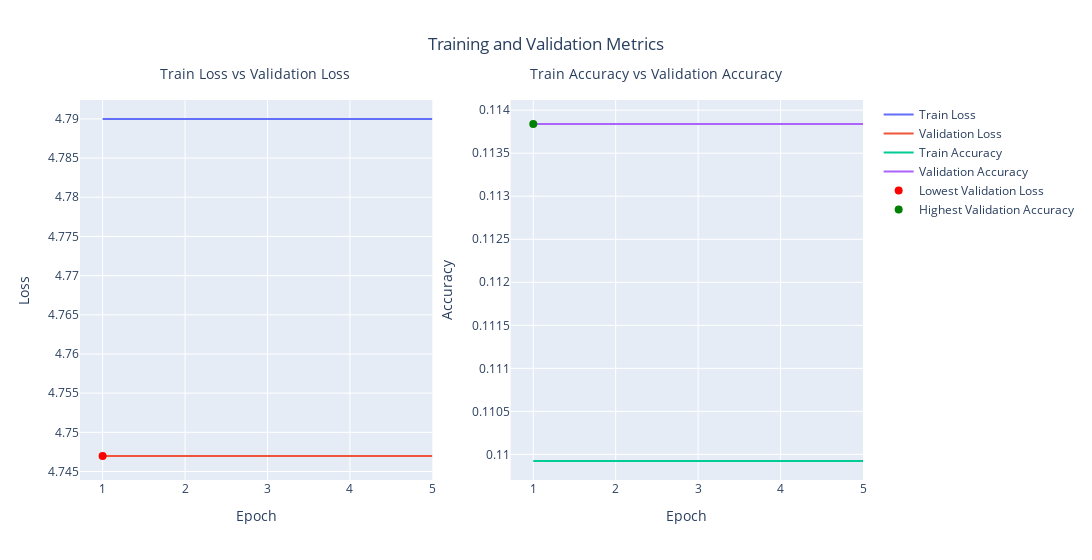

Write notebook code for a chart like this one.
### Markdown cell above
Snížení počtu vrstev malinko pomohlo, ale model je pořád naprosto nepoužitelný a vypadá to, že s tímto přístupem lokální extrém neopustím. <br>
Jako poslední možnost u základního modelu zkusím místo Relu použít sigmoidu

### Code cell
optimizer = torch.optim.SGD(model.parameters(), lr=0.1)
layers = 4
neurons = [ 100, 50, 25, 14]
actFunc = [nn.Sigmoid(),nn.Sigmoid(), nn.Sigmoid()]
model = MyNet(num_layers=layers, neurons=neurons)
train(model, loss_fn, optimizer, 5)

### Figure 1 — Plotly figure (JSON) as saved in the notebook; plotly's stock layout.template omitted (floating-point values rounded to 4 significant figures)
{"data": [{"line": {"shape": "spline"}, "mode": "lines", "name": "Train Loss", "type": "scatter", "x": [1, 2, 3, 4, 5], "xaxis": "x", "y": [4.79, 4.79, 4.79, 4.79, 4.79], "yaxis": "y"}, {"line": {"shape": "spline"}, "mode": "lines", "name": "Validation Loss", "type": "scatter", "x": [1, 2, 3, 4, 5], "xaxis": "x", "y": [4.747, 4.747, 4.747, 4.747, 4.747], "yaxis": "y"}, {"line": {"shape": "spline"}, "mode": "lines", "name": "Train Accuracy", "type": "scatter", "x": [1, 2, 3, 4, 5], "xaxis": "x2", "y": [0.1099, 0.1099, 0.1099, 0.1099, 0.1099], "yaxis": "y2"}, {"line": {"shape": "spline"}, "mode": "lines", "name": "Validation Accuracy", "type": "scatter", "x": [1, 2, 3, 4, 5], "xaxis": "x2", "y": [0.1138, 0.1138, 0.1138, 0.1138, 0.1138], "yaxis": "y2"}, {"marker": {"color": "red", "size": 8}, "mode": "markers", "name": "Lowest Validation Loss", "type": "scatter", "x": [1], "xaxis": "x", "y": [4.747], "yaxis": "y"}, {"marker": {"color": "green", "size": 8}, "mode": "markers", "name": "Highest Validation Accuracy", "type": "scatter", "x": [1], "xaxis": "x2", "y": [0.1138], "yaxis": "y2"}], "layout": {"annotations": [{"font": {"size": 14}, "showarrow": false, "text": "Train Loss vs Validation Loss", "x": 0.1, "xref": "paper", "y": 1.1, "yref": "paper"}, {"font": {"size": 14}, "showarrow": false, "text": "Train Accuracy vs Validation Accuracy", "x": 0.9, "xref": "paper", "y": 1.1, "yref": "paper"}], "title": {"text": "Training and Validation Metrics", "x": 0.5}, "width": 1200, "xaxis": {"anchor": "y", "domain": [0, 0.45], "title": {"text": "Epoch"}}, "xaxis2": {"anchor": "y2", "domain": [0.55, 1], "title": {"text": "Epoch"}}, "yaxis": {"anchor": "x", "domain": [0, 1], "title": {"text": "Loss"}}, "yaxis2": {"anchor": "x2", "domain": [0, 1], "title": {"text": "Accuracy"}}}}
